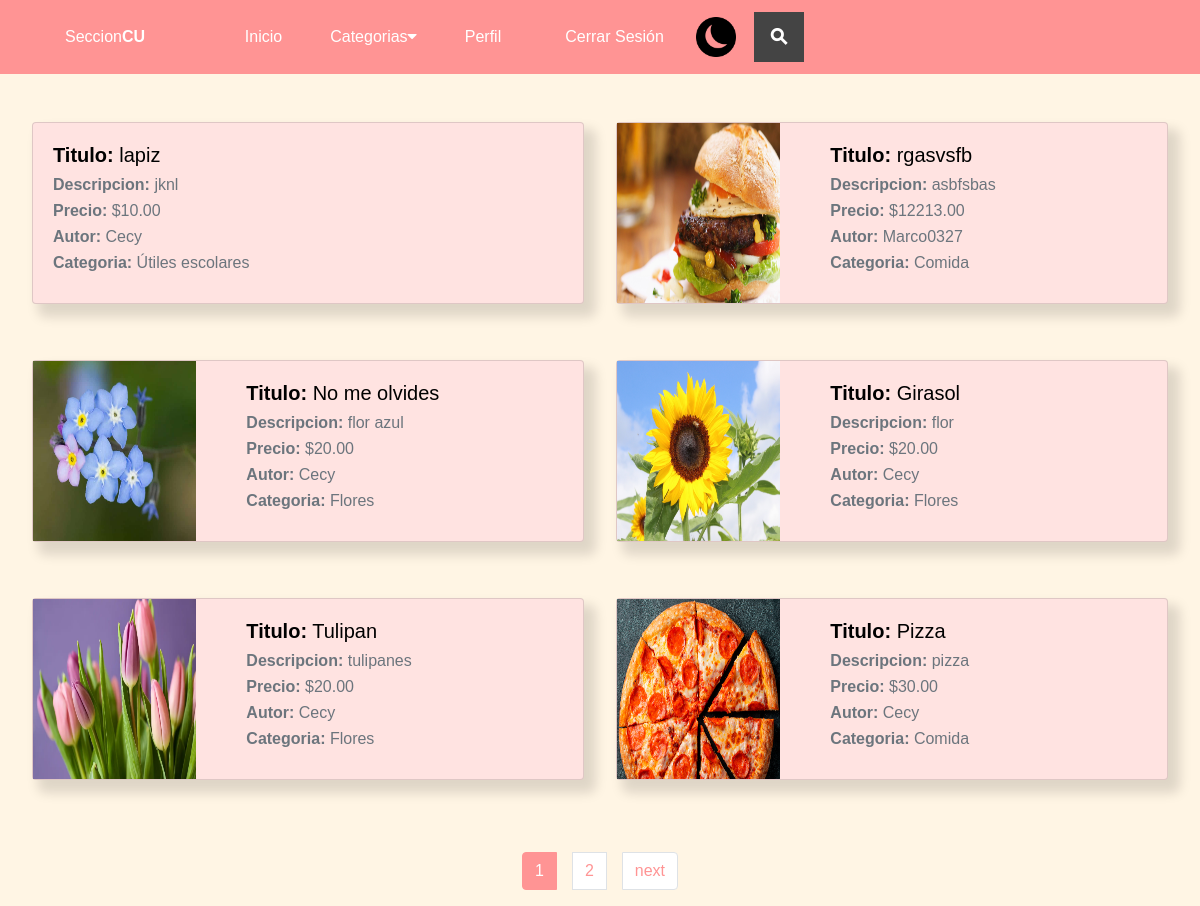
The page /publicaciones/ (signed in) on the database as committed earlier.
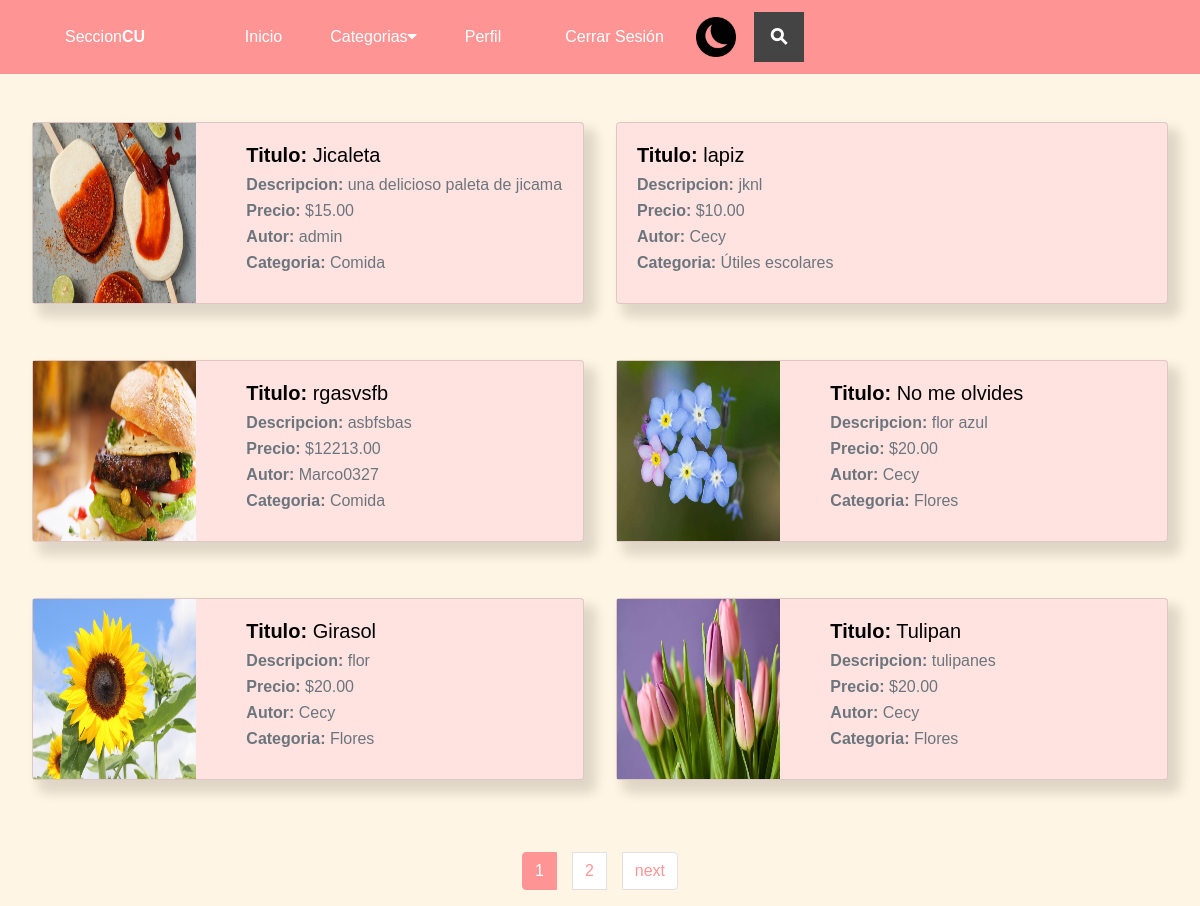
The same page on the database as committed later.
### publicaciones/models.py (models this page shows, shortened)
class Publicaciones(models.Model):
    titulo = models.CharField(max_length=50)
    descripcion = models.CharField(max_length=200)
    imagen =  models.ImageField(upload_to='publicaciones', null=True, blank=True)
    estado = models.BooleanField(default=True)
    autor = models.ForeignKey(User, on_delete=models.CASCADE)
    precio = models.DecimalField(max_digits=10, decimal_places=2)
    categoria = models.ForeignKey(Categoria, on_delete=models.CASCADE)
    created = models.DateField(auto_now_add=True)
    updated = models.DateField(auto_now_add=True)
    class Meta:
        verbose_name='publicacion'
        verbose_name_plural = 'publicaciones'

class Categoria(models.Model):
    nombre = models.CharField(max_length=50)
    created = models.DateField(auto_now_add=True)
    updated = models.DateField(auto_now_add=True)
    class Meta:
        verbose_name='categoria'
        verbose_name_plural = 'categorias'
    def __str__(self):
        return self.nombre

### autentificacion/models.py (models this page shows)
class User(AbstractUser):
    email = models.EmailField(
        verbose_name='email address',
        max_length=255,
        unique=True,
    )
    username = models.CharField(max_length=100, unique=False)
    birthdate = models.DateField(null=True, blank=True)
    phone = models.CharField(max_length=10, null=True, blank=True)
    address = models.CharField(max_length=200, null=True, blank=True)
    photo = models.ImageField(upload_to='autentificacion', null=True, blank=True)
    career = models.CharField(max_length=30,null=True, blank=True)
    created = models.DateField(auto_now_add=True)
    USERNAME_FIELD = 'email'
    REQUIRED_FIELDS = ['username']
    def __str__(self):
        return self.username

### publicaciones/views.py (the view)
# urls.py: path("", views.principal, name="home"),
@login_required
def principal(request):
    publicaciones_all = Publicaciones.objects.all().order_by("-created")
    categorias = Categoria.objects.all()
    paginator = Paginator(publicaciones_all, 6)
    page_number = request.GET.get('page')
    publicaciones = paginator.get_page(page_number)
    return render(request, "publicaciones/home.html", {"publicaciones" : publicaciones, "categorias" : categorias})

### publicaciones/templates/publicaciones/home.html (shortened to what this page needs)
{% extends 'publicaciones/nav.html' %}
{% load static %}
{%block content%}
    <div class="publicaciones-2">
        {%for publicacion in publicaciones%}
        <a href="{%url 'publicacion' publicacion.id%}">
        <div class="card mb-4 sombreado">
            <div class="row g-0">
              {% if publicacion.imagen %}
                <div class="col-md-4">
                    <img class="img-publi" src="{{publicacion.imagen.url}}" class="card-img-top">
                </div>
              {% endif %}
              <div class="col-md-8">
                <div class="card-body">
                    <h5 class="card-title"><span class="span-card">Titulo:</span> {{publicacion.titulo}}</h5>
                    <p class="card-subtitle mb-2 text-muted"><span>Descripcion:</span> {{publicacion.descripcion }}</p>
                    <p class="card-subtitle mb-2 text-muted"><span class="span-card">Precio:</span> ${{publicacion.precio}}</p>
                    <p class="card-subtitle mb-2 text-muted"><span class="span-card">Autor:</span> {{publicacion.autor}}</p>
                    <p class="card-subtitle mb-2 text-muted"><span class="span-card">Categoria:</span> {{publicacion.categoria}}</p>
                </div>
              </div>
            </div>
        </div>
        </a>
        {%endfor%}
    </div>
{% include "publicaciones/paginacion_publicaciones.html" with page_obj=publicaciones  %}
{%endblock%}

### publicaciones/templates/publicaciones/nav.html (shortened to what this page needs)
<!DOCTYPE html>
<html lang="en">
  <head>
    {% load static %}
    <link rel="stylesheet" href="https://stackpath.bootstrapcdn.com/bootstrap/4.3.1/css/bootstrap.min.css">
    <link href="{% static 'publicaciones/assets/css/header.css' %}" rel="stylesheet">
    <link href="{% static 'publicaciones/assets/css/publicaciones.css' %}" rel="stylesheet">
    <link href="{% static 'publicaciones/assets/css/queries.css' %}" rel="stylesheet">
    <link href="{% static 'publicaciones/assets/css/perfil.css' %}" rel="stylesheet">
    <link href="{% static 'publicaciones/assets/css/config.css' %}" rel="stylesheet">
    <link href="{% static 'publicaciones/assets/css/login-Registro.css' %}" rel="stylesheet">
    <link href="{% static 'publicaciones/assets/css/dark-mode.css' %}" rel="stylesheet">
    <link rel="stylesheet" href="https://cdnjs.cloudflare.com/ajax/libs/font-awesome/4.7.0/css/font-awesome.min.css">
  </head>
  <body>
    <nav class="navbar navbar-expand-sm navbar-light bg-nav row row-cols-auto">
      <a class="navbar-brand" href="{% url 'home'%}">
        <a href="{% url 'home'%}" class="logo">Seccion<span>CU</span></a>
      </a>
      <div class="collapse navbar-collapse offset-1" id="opciones">
        <ul class="navbar-nav ">
          <li class="nav-item">
            <a class="nav-link" href="{% url 'home'%}">Inicio</a>
          </li>
          <div class="subnav">
            <button class="subnavbtn">Categorias<i class="fa fa-caret-down"></i></button>
          </div>
          <li class="nav-item">
            <a class="nav-link" href="{% url 'perfil'%}">Perfil</a>
          </li>
          <li class="nav-item">
            <a class="nav-link" href="{% url 'logout'%}">Cerrar Sesión</a>
          </li>
        </ul>
        <img class="dark-mode-button icono-dark" src="../../static/publicaciones/assets/images/moon.png">
        <div class="search-container">
          <form action="{% url 'busqueda'%}" method="get">
            <label class="button searchbutton" for="searchleft"><span class="mglass">&#9906;</span></label>
          </form>
        </div>
      </div>
    </nav>
    {% block content%}
    {% endblock%}
  </body>
</html>

### publicaciones/templates/publicaciones/paginacion_publicaciones.html (shortened to what this page needs)
<nav aria-label="Page navigation example">
    <ul class="pagination justify-content-center mt-5">
          {% for i in page_obj.paginator.page_range %}
              {% if i == page_obj.number %}
                  <li class="page-item active paginacion">
                      <a class="page-link" href="#">{{ i }}</a>
                  </li>
              {% else %}
                  <li class="page-item paginacion">
                      <a class="page-link" href="?page={{ i }}">{{ i }}</a>
                  </li>
              {% endif %}
          {% endfor %}
          {% if page_obj.has_next %}
              <li class="page-item paginacion">
                  <a class="page-link" href="?page={{ page_obj.next_page_number }}">next</a>
              </li>
          {% endif %}
    </ul>
  </nav>

### publicaciones/static/publicaciones/assets/css/header.css (style rules this page uses)
.logo { display: flex; justify-content: center; align-items: center; text-decoration: none; color: white; font-size: 2rem; }
.bg-nav { background-color: #FF9494; }
span { font-weight: bold; }
body { font-family: sans-serif; background-color: #FFF5E4; }
.button { display: inline-block; margin: 4px 2px; background-color: #444; font-size: 14px; padding-left: 32px; padding-right: 32px; height: 50px; line-height: 50px; text-align: center; color: white; text-decoration: none; cursor: pointer; -moz-user-select: none; -khtml-user-select: none; -webkit-user-select: none; -ms-user-select: none; user-select: none; }
.search-container { position: relative; display: inline-block; margin: 4px 2px; height: 50px; width: 50px; vertical-align: bottom; }
.mglass { display: inline-block; pointer-events: none; -webkit-transform: rotate(-45deg); -moz-transform: rotate(-45deg); -o-transform: rotate(-45deg); -ms-transform: rotate(-45deg); }
.searchbutton { position: absolute; font-size: 22px; width: 100%; margin: 0; padding: 0; }

### publicaciones/static/publicaciones/assets/css/publicaciones.css (style rules this page uses)
.publicaciones-2 { display: grid; grid-template-columns: repeat(2, 1fr); gap: 2rem; margin: 3rem 2rem 0 2rem; }
.card-title { color: rgb(0, 0, 0); }
.card { background-color: #FFE3E1; }
.nav-link { color: white !important; }
.page-link { color: #FF9494; }
.sombreado { box-shadow: 9px 10px 12px 3px rgba(0,0,0,0.13); -webkit-box-shadow: 9px 10px 12px 3px rgba(0,0,0,0.13); -moz-box-shadow: 9px 10px 12px 3px rgba(0,0,0,0.13); }
.page-item.active .page-link { background-color: #FF9494; border-color: #FF9494; }
.paginacion { margin: 0 .5rem; border-radius: 12px; }
.img-publi { width: 100%; height: 100%; }
.span-card { font-weight: bold; }

### publicaciones/static/publicaciones/assets/css/queries.css (style rules this page uses)
@media (min-width: 768px) { .logo { margin-right: -3rem; } }
@media (min-width: 1080px) { .nav-link { margin: 0 1.5rem; } }

### publicaciones/static/publicaciones/assets/css/dark-mode.css (style rules this page uses)
.dark-mode-button { height: 2.5rem; width: 2.5rem; margin-right: 1rem; }

### publicaciones/templates/publicaciones/nav.html (style rules this page uses)
.navbar a { float: left; font-size: 16px; color: white; text-align: center; padding: 14px 16px; text-decoration: none; }
.subnav { float: left; overflow: hidden; }
.subnav .subnavbtn { font-size: 16px; border: none; outline: none; color: white; padding: 14px 16px; background-color: inherit; font-family: inherit; margin: 0; }

### publicaciones/templates/publicaciones/home.html (style rules this page uses)
img { width: 20%; }
a { text-decoration: none!important; }

Rows that differ between the two databases and show on the page:
no longer on this page (row unchanged): Publicaciones: imagen (picture), titulo "Pizza", descripcion "pizza", precio "30.00", autor "Cecy", categoria "Comida"
added Publicaciones: imagen (picture), titulo "Jicaleta", descripcion "una delicioso paleta de jicama", precio "15.00", autor "admin", categoria "Comida"
